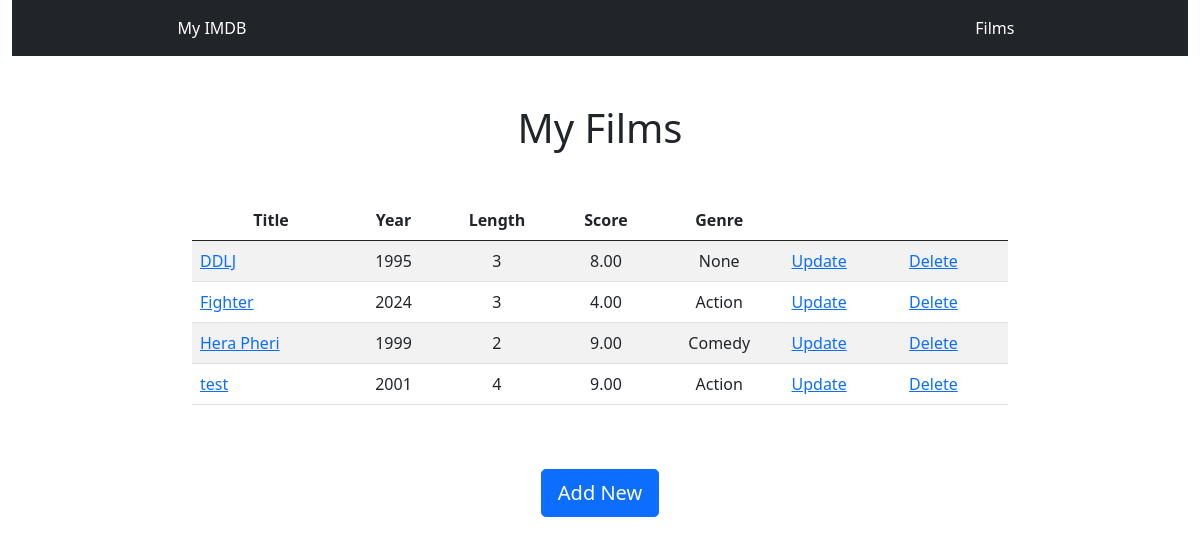
The page / on the database its author committed.
### films/models.py (models this page shows, shortened)
class Film(models.Model):
    title = models.CharField(max_length=200)
    length = models.PositiveIntegerField(blank=True, null=True)
    year = models.PositiveIntegerField(blank=True, null=True)
    score = models.FloatField(blank=True, null=True, validators=[MinValueValidator(0), MaxValueValidator(10)])
    genre = models.ForeignKey(Genre, blank=True, null=True, on_delete=models.CASCADE)

class Genre(models.Model):
    name= models.CharField(max_length=100)
    def __str__(self):
        return self.name

### films/views.py (the view)
# urls.py: path('', views.film_list_view, name='all'),
def film_list_view(request):
    model, fields, success_url = base_view(request)
    film_list = model.objects.all()
    return render(request, 'film_list.html', {'film_list': film_list})

### films/views.py (called while the page is built)
def base_view(request):
    model = Film
    fields = '__all__'
    success_url = reverse('films:all')
    return model, fields, success_url

### films/templates/films/film_list.html (shortened to what this page needs)
{% extends 'base.html' %}
{% block content %}
<div class="container d-flex mt-5" style="width: 70%;">
    <div class="col">
        <h1 class="text-center">My Films</h1>
        <table class="table table-striped mt-5">
            <thead>
                <tr>
                    <th class="text-center" scope="col">Title</th>
                    <th class="text-center" scope="col">Year</th>
                    <th class="text-center" scope="col">Length</th>
                    <th class="text-center" scope="col">Score</th>
                    <th class="text-center" scope="col">Genre</th>
                    <th></th>
                    <th></th>
                </tr>
            </thead>
            <tbody>
                {% for film in film_list %}
                <tr>
                    <td class="ml-5"><a href="{% url 'films:film_detail' film.id %}">{{film.title}}</a></td>
                    <td class="text-center">{{film.year}}</td>
                    <td class="text-center">{{film.length}}</td>
                    <td class="text-center">{{film.score | floatformat:2}}</td>
                    <td class="text-center">{{film.genre}}</td>
                    <td><a href="{% url 'films:film_update' film.id %} ">Update</a></td>
                    <td><a href="{% url 'films:film_delete' film.id %}">Delete</a></td>
                </tr>
            {% endfor %}
            </tbody>
        </table>
        <div class="d-flex justify-content-center">
            <a href="{% url 'films:film_create' %}" class="d-block btn btn-primary btn-lg my-5">Add New</a>
        </div>
    </div>
</div>
{% endblock content %}

### templates/base.html (shortened to what this page needs)
<!DOCTYPE HTML>
<html lang="en">
<head>
<link href="https://cdn.jsdelivr.net/npm/bootstrap@5.0.2/dist/css/bootstrap.min.css" rel="stylesheet">
</head>
<body>
<div class="container-fluid">
    <nav class="navbar navbar-expand-lg navbar-dark bg-dark">
        <div class="d-flex justify-content-between px-5 mx-auto" style="width: 80%;">
            <span class="navbar-text text-white">My IMDB</span>
            <ul class="navbar-nav mr-auto">
                <li class="nav-item active">
                    <a class="nav-link active" href="{% url 'films:all' %}">Films</a>
                </li>
            </ul>
        </div>
    </nav>
</div>
{% block content %}
{% endblock content %}
</body>
</html>

### rows shown on the page
Film: title "DDLJ", year "1995", length "3", score "8.00", genre "None"
Film: title "Fighter", year "2024", length "3", score "4.00", genre "Action"
Film: title "Hera Pheri", year "1999", length "2", score "9.00", genre "Comedy"
Film: title "test", year "2001", length "4", score "9.00", genre "Action"
